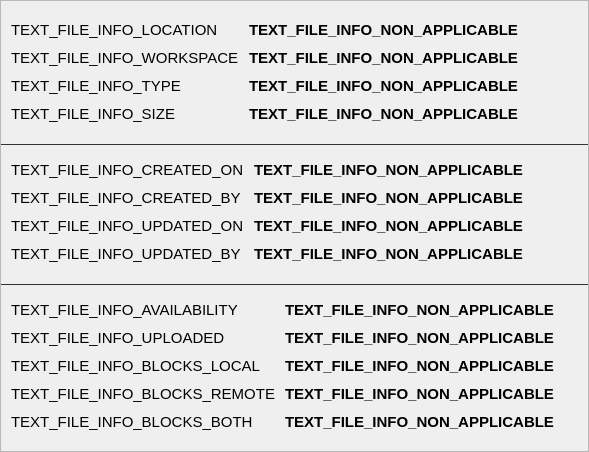
<?xml version="1.0" encoding="UTF-8"?>
<ui version="4.0">
 <class>FileInfoWidget</class>
 <widget class="QWidget" name="FileInfoWidget">
  <property name="geometry">
   <rect>
    <x>0</x>
    <y>0</y>
    <width>589</width>
    <height>452</height>
   </rect>
  </property>
  <property name="windowTitle">
   <string>Form</string>
  </property>
  <property name="styleSheet">
   <string notr="true">#line, #line_2 {
	color: #333333;
}

#FileInfoWidget {
	background-color: #FFFFFF;
}</string>
  </property>
  <layout class="QVBoxLayout" name="verticalLayout">
   <property name="spacing">
    <number>5</number>
   </property>
   <property name="leftMargin">
    <number>0</number>
   </property>
   <property name="topMargin">
    <number>0</number>
   </property>
   <property name="rightMargin">
    <number>0</number>
   </property>
   <property name="bottomMargin">
    <number>0</number>
   </property>
   <item>
    <widget class="QScrollArea" name="scrollArea">
     <property name="horizontalScrollBarPolicy">
      <enum>Qt::ScrollBarAlwaysOff</enum>
     </property>
     <property name="widgetResizable">
      <bool>true</bool>
     </property>
     <widget class="QWidget" name="scrollAreaWidgetContents">
      <property name="geometry">
       <rect>
        <x>0</x>
        <y>0</y>
        <width>587</width>
        <height>450</height>
       </rect>
      </property>
      <layout class="QVBoxLayout" name="verticalLayout_2">
       <property name="spacing">
        <number>5</number>
       </property>
       <property name="leftMargin">
        <number>0</number>
       </property>
       <property name="topMargin">
        <number>10</number>
       </property>
       <property name="rightMargin">
        <number>0</number>
       </property>
       <property name="bottomMargin">
        <number>10</number>
       </property>
       <item>
        <widget class="QFrame" name="frame">
         <property name="frameShape">
          <enum>QFrame::NoFrame</enum>
         </property>
         <property name="frameShadow">
          <enum>QFrame::Plain</enum>
         </property>
         <property name="lineWidth">
          <number>0</number>
         </property>
         <layout class="QVBoxLayout" name="verticalLayout_3">
          <property name="spacing">
           <number>0</number>
          </property>
          <property name="leftMargin">
           <number>10</number>
          </property>
          <property name="topMargin">
           <number>10</number>
          </property>
          <property name="rightMargin">
           <number>10</number>
          </property>
          <property name="bottomMargin">
           <number>10</number>
          </property>
          <item>
           <layout class="QFormLayout" name="formLayout">
            <property name="horizontalSpacing">
             <number>10</number>
            </property>
            <property name="verticalSpacing">
             <number>10</number>
            </property>
            <item row="0" column="0">
             <widget class="QLabel" name="label">
              <property name="font">
               <font>
                <pointsize>11</pointsize>
               </font>
              </property>
              <property name="text">
               <string>TEXT_FILE_INFO_LOCATION</string>
              </property>
              <property name="textInteractionFlags">
               <set>Qt::LinksAccessibleByMouse|Qt::TextSelectableByKeyboard|Qt::TextSelectableByMouse</set>
              </property>
             </widget>
            </item>
            <item row="2" column="0">
             <widget class="QLabel" name="label_2">
              <property name="font">
               <font>
                <pointsize>11</pointsize>
               </font>
              </property>
              <property name="text">
               <string>TEXT_FILE_INFO_TYPE</string>
              </property>
              <property name="textInteractionFlags">
               <set>Qt::LinksAccessibleByMouse|Qt::TextSelectableByKeyboard|Qt::TextSelectableByMouse</set>
              </property>
             </widget>
            </item>
            <item row="3" column="0">
             <widget class="QLabel" name="label_3">
              <property name="font">
               <font>
                <pointsize>11</pointsize>
               </font>
              </property>
              <property name="text">
               <string>TEXT_FILE_INFO_SIZE</string>
              </property>
              <property name="textInteractionFlags">
               <set>Qt::LinksAccessibleByMouse|Qt::TextSelectableByKeyboard|Qt::TextSelectableByMouse</set>
              </property>
             </widget>
            </item>
            <item row="0" column="1">
             <widget class="QLabel" name="label_location">
              <property name="font">
               <font>
                <pointsize>11</pointsize>
                <weight>75</weight>
                <bold>true</bold>
               </font>
              </property>
              <property name="text">
               <string>TEXT_FILE_INFO_NON_APPLICABLE</string>
              </property>
              <property name="textInteractionFlags">
               <set>Qt::LinksAccessibleByMouse|Qt::TextSelectableByKeyboard|Qt::TextSelectableByMouse</set>
              </property>
             </widget>
            </item>
            <item row="2" column="1">
             <widget class="QLabel" name="label_filetype">
              <property name="font">
               <font>
                <pointsize>11</pointsize>
                <weight>75</weight>
                <bold>true</bold>
               </font>
              </property>
              <property name="text">
               <string>TEXT_FILE_INFO_NON_APPLICABLE</string>
              </property>
              <property name="textInteractionFlags">
               <set>Qt::LinksAccessibleByMouse|Qt::TextSelectableByKeyboard|Qt::TextSelectableByMouse</set>
              </property>
             </widget>
            </item>
            <item row="3" column="1">
             <widget class="QLabel" name="label_size">
              <property name="font">
               <font>
                <pointsize>11</pointsize>
                <weight>75</weight>
                <bold>true</bold>
               </font>
              </property>
              <property name="text">
               <string>TEXT_FILE_INFO_NON_APPLICABLE</string>
              </property>
              <property name="textInteractionFlags">
               <set>Qt::LinksAccessibleByMouse|Qt::TextSelectableByKeyboard|Qt::TextSelectableByMouse</set>
              </property>
             </widget>
            </item>
            <item row="1" column="0">
             <widget class="QLabel" name="label_11">
              <property name="font">
               <font>
                <pointsize>11</pointsize>
               </font>
              </property>
              <property name="text">
               <string>TEXT_FILE_INFO_WORKSPACE</string>
              </property>
              <property name="textInteractionFlags">
               <set>Qt::LinksAccessibleByMouse|Qt::TextSelectableByKeyboard|Qt::TextSelectableByMouse</set>
              </property>
             </widget>
            </item>
            <item row="1" column="1">
             <widget class="QLabel" name="label_workspace">
              <property name="font">
               <font>
                <pointsize>11</pointsize>
                <weight>75</weight>
                <bold>true</bold>
               </font>
              </property>
              <property name="text">
               <string>TEXT_FILE_INFO_NON_APPLICABLE</string>
              </property>
              <property name="textInteractionFlags">
               <set>Qt::LinksAccessibleByMouse|Qt::TextSelectableByKeyboard|Qt::TextSelectableByMouse</set>
              </property>
             </widget>
            </item>
           </layout>
          </item>
         </layout>
        </widget>
       </item>
       <item>
        <widget class="Line" name="line">
         <property name="frameShadow">
          <enum>QFrame::Plain</enum>
         </property>
         <property name="orientation">
          <enum>Qt::Horizontal</enum>
         </property>
        </widget>
       </item>
       <item>
        <widget class="QFrame" name="frame_2">
         <property name="frameShape">
          <enum>QFrame::NoFrame</enum>
         </property>
         <property name="frameShadow">
          <enum>QFrame::Plain</enum>
         </property>
         <property name="lineWidth">
          <number>0</number>
         </property>
         <layout class="QVBoxLayout" name="verticalLayout_4">
          <property name="leftMargin">
           <number>10</number>
          </property>
          <property name="topMargin">
           <number>10</number>
          </property>
          <property name="rightMargin">
           <number>10</number>
          </property>
          <property name="bottomMargin">
           <number>10</number>
          </property>
          <item>
           <layout class="QFormLayout" name="formLayout_2">
            <property name="horizontalSpacing">
             <number>10</number>
            </property>
            <property name="verticalSpacing">
             <number>10</number>
            </property>
            <item row="0" column="0">
             <widget class="QLabel" name="label_4">
              <property name="font">
               <font>
                <pointsize>11</pointsize>
               </font>
              </property>
              <property name="text">
               <string>TEXT_FILE_INFO_CREATED_ON</string>
              </property>
              <property name="textInteractionFlags">
               <set>Qt::LinksAccessibleByMouse|Qt::TextSelectableByKeyboard|Qt::TextSelectableByMouse</set>
              </property>
             </widget>
            </item>
            <item row="1" column="0">
             <widget class="QLabel" name="label_5">
              <property name="font">
               <font>
                <pointsize>11</pointsize>
               </font>
              </property>
              <property name="text">
               <string>TEXT_FILE_INFO_CREATED_BY</string>
              </property>
              <property name="textInteractionFlags">
               <set>Qt::LinksAccessibleByMouse|Qt::TextSelectableByKeyboard|Qt::TextSelectableByMouse</set>
              </property>
             </widget>
            </item>
            <item row="2" column="0">
             <widget class="QLabel" name="label_6">
              <property name="font">
               <font>
                <pointsize>11</pointsize>
               </font>
              </property>
              <property name="text">
               <string>TEXT_FILE_INFO_UPDATED_ON</string>
              </property>
              <property name="textInteractionFlags">
               <set>Qt::LinksAccessibleByMouse|Qt::TextSelectableByKeyboard|Qt::TextSelectableByMouse</set>
              </property>
             </widget>
            </item>
            <item row="3" column="0">
             <widget class="QLabel" name="label_7">
              <property name="font">
               <font>
                <pointsize>11</pointsize>
               </font>
              </property>
              <property name="text">
               <string>TEXT_FILE_INFO_UPDATED_BY</string>
              </property>
              <property name="textInteractionFlags">
               <set>Qt::LinksAccessibleByMouse|Qt::TextSelectableByKeyboard|Qt::TextSelectableByMouse</set>
              </property>
             </widget>
            </item>
            <item row="0" column="1">
             <widget class="QLabel" name="label_created_on">
              <property name="font">
               <font>
                <pointsize>11</pointsize>
                <weight>75</weight>
                <bold>true</bold>
               </font>
              </property>
              <property name="text">
               <string>TEXT_FILE_INFO_NON_APPLICABLE</string>
              </property>
              <property name="textInteractionFlags">
               <set>Qt::LinksAccessibleByMouse|Qt::TextSelectableByKeyboard|Qt::TextSelectableByMouse</set>
              </property>
             </widget>
            </item>
            <item row="1" column="1">
             <widget class="QLabel" name="label_created_by">
              <property name="font">
               <font>
                <pointsize>11</pointsize>
                <weight>75</weight>
                <bold>true</bold>
               </font>
              </property>
              <property name="text">
               <string>TEXT_FILE_INFO_NON_APPLICABLE</string>
              </property>
              <property name="textInteractionFlags">
               <set>Qt::LinksAccessibleByMouse|Qt::TextSelectableByKeyboard|Qt::TextSelectableByMouse</set>
              </property>
             </widget>
            </item>
            <item row="2" column="1">
             <widget class="QLabel" name="label_last_updated_on">
              <property name="font">
               <font>
                <pointsize>11</pointsize>
                <weight>75</weight>
                <bold>true</bold>
               </font>
              </property>
              <property name="text">
               <string>TEXT_FILE_INFO_NON_APPLICABLE</string>
              </property>
              <property name="textInteractionFlags">
               <set>Qt::LinksAccessibleByMouse|Qt::TextSelectableByKeyboard|Qt::TextSelectableByMouse</set>
              </property>
             </widget>
            </item>
            <item row="3" column="1">
             <widget class="QLabel" name="label_last_updated_by">
              <property name="font">
               <font>
                <pointsize>11</pointsize>
                <weight>75</weight>
                <bold>true</bold>
               </font>
              </property>
              <property name="text">
               <string>TEXT_FILE_INFO_NON_APPLICABLE</string>
              </property>
              <property name="textInteractionFlags">
               <set>Qt::LinksAccessibleByMouse|Qt::TextSelectableByKeyboard|Qt::TextSelectableByMouse</set>
              </property>
             </widget>
            </item>
           </layout>
          </item>
         </layout>
        </widget>
       </item>
       <item>
        <widget class="Line" name="line_2">
         <property name="frameShadow">
          <enum>QFrame::Plain</enum>
         </property>
         <property name="orientation">
          <enum>Qt::Horizontal</enum>
         </property>
        </widget>
       </item>
       <item>
        <widget class="QFrame" name="frame_3">
         <property name="frameShape">
          <enum>QFrame::NoFrame</enum>
         </property>
         <property name="frameShadow">
          <enum>QFrame::Plain</enum>
         </property>
         <property name="lineWidth">
          <number>0</number>
         </property>
         <layout class="QVBoxLayout" name="verticalLayout_5">
          <property name="spacing">
           <number>0</number>
          </property>
          <property name="leftMargin">
           <number>10</number>
          </property>
          <property name="topMargin">
           <number>10</number>
          </property>
          <property name="rightMargin">
           <number>10</number>
          </property>
          <property name="bottomMargin">
           <number>10</number>
          </property>
          <item>
           <layout class="QFormLayout" name="formLayout_3">
            <property name="horizontalSpacing">
             <number>10</number>
            </property>
            <property name="verticalSpacing">
             <number>10</number>
            </property>
            <item row="0" column="0">
             <widget class="QLabel" name="label_8">
              <property name="font">
               <font>
                <pointsize>11</pointsize>
               </font>
              </property>
              <property name="text">
               <string>TEXT_FILE_INFO_AVAILABILITY</string>
              </property>
              <property name="textInteractionFlags">
               <set>Qt::LinksAccessibleByMouse|Qt::TextSelectableByKeyboard|Qt::TextSelectableByMouse</set>
              </property>
             </widget>
            </item>
            <item row="1" column="0">
             <widget class="QLabel" name="label_9">
              <property name="font">
               <font>
                <pointsize>11</pointsize>
               </font>
              </property>
              <property name="text">
               <string>TEXT_FILE_INFO_UPLOADED</string>
              </property>
              <property name="textInteractionFlags">
               <set>Qt::LinksAccessibleByMouse|Qt::TextSelectableByKeyboard|Qt::TextSelectableByMouse</set>
              </property>
             </widget>
            </item>
            <item row="2" column="0">
             <widget class="QLabel" name="label_10">
              <property name="font">
               <font>
                <pointsize>11</pointsize>
               </font>
              </property>
              <property name="text">
               <string>TEXT_FILE_INFO_BLOCKS_LOCAL</string>
              </property>
              <property name="textInteractionFlags">
               <set>Qt::LinksAccessibleByMouse|Qt::TextSelectableByKeyboard|Qt::TextSelectableByMouse</set>
              </property>
             </widget>
            </item>
            <item row="3" column="0">
             <widget class="QLabel" name="label_12">
              <property name="font">
               <font>
                <pointsize>11</pointsize>
               </font>
              </property>
              <property name="text">
               <string>TEXT_FILE_INFO_BLOCKS_REMOTE</string>
              </property>
              <property name="textInteractionFlags">
               <set>Qt::LinksAccessibleByMouse|Qt::TextSelectableByKeyboard|Qt::TextSelectableByMouse</set>
              </property>
             </widget>
            </item>
            <item row="4" column="0">
             <widget class="QLabel" name="label_13">
              <property name="font">
               <font>
                <pointsize>11</pointsize>
               </font>
              </property>
              <property name="text">
               <string>TEXT_FILE_INFO_BLOCKS_BOTH</string>
              </property>
              <property name="textInteractionFlags">
               <set>Qt::LinksAccessibleByMouse|Qt::TextSelectableByKeyboard|Qt::TextSelectableByMouse</set>
              </property>
             </widget>
            </item>
            <item row="0" column="1">
             <widget class="QLabel" name="label_availability">
              <property name="font">
               <font>
                <pointsize>11</pointsize>
                <weight>75</weight>
                <bold>true</bold>
               </font>
              </property>
              <property name="text">
               <string>TEXT_FILE_INFO_NON_APPLICABLE</string>
              </property>
              <property name="textInteractionFlags">
               <set>Qt::LinksAccessibleByMouse|Qt::TextSelectableByKeyboard|Qt::TextSelectableByMouse</set>
              </property>
             </widget>
            </item>
            <item row="1" column="1">
             <widget class="QLabel" name="label_uploaded">
              <property name="font">
               <font>
                <pointsize>11</pointsize>
                <weight>75</weight>
                <bold>true</bold>
               </font>
              </property>
              <property name="text">
               <string>TEXT_FILE_INFO_NON_APPLICABLE</string>
              </property>
              <property name="textInteractionFlags">
               <set>Qt::LinksAccessibleByMouse|Qt::TextSelectableByKeyboard|Qt::TextSelectableByMouse</set>
              </property>
             </widget>
            </item>
            <item row="2" column="1">
             <widget class="QLabel" name="label_local">
              <property name="font">
               <font>
                <pointsize>11</pointsize>
                <weight>75</weight>
                <bold>true</bold>
               </font>
              </property>
              <property name="text">
               <string>TEXT_FILE_INFO_NON_APPLICABLE</string>
              </property>
              <property name="textInteractionFlags">
               <set>Qt::LinksAccessibleByMouse|Qt::TextSelectableByKeyboard|Qt::TextSelectableByMouse</set>
              </property>
             </widget>
            </item>
            <item row="3" column="1">
             <widget class="QLabel" name="label_remote">
              <property name="font">
               <font>
                <pointsize>11</pointsize>
                <weight>75</weight>
                <bold>true</bold>
               </font>
              </property>
              <property name="text">
               <string>TEXT_FILE_INFO_NON_APPLICABLE</string>
              </property>
              <property name="textInteractionFlags">
               <set>Qt::LinksAccessibleByMouse|Qt::TextSelectableByKeyboard|Qt::TextSelectableByMouse</set>
              </property>
             </widget>
            </item>
            <item row="4" column="1">
             <widget class="QLabel" name="label_both">
              <property name="font">
               <font>
                <pointsize>11</pointsize>
                <weight>75</weight>
                <bold>true</bold>
               </font>
              </property>
              <property name="text">
               <string>TEXT_FILE_INFO_NON_APPLICABLE</string>
              </property>
              <property name="textInteractionFlags">
               <set>Qt::LinksAccessibleByMouse|Qt::TextSelectableByKeyboard|Qt::TextSelectableByMouse</set>
              </property>
             </widget>
            </item>
           </layout>
          </item>
         </layout>
        </widget>
       </item>
      </layout>
     </widget>
    </widget>
   </item>
  </layout>
 </widget>
 <resources/>
 <connections/>
</ui>
